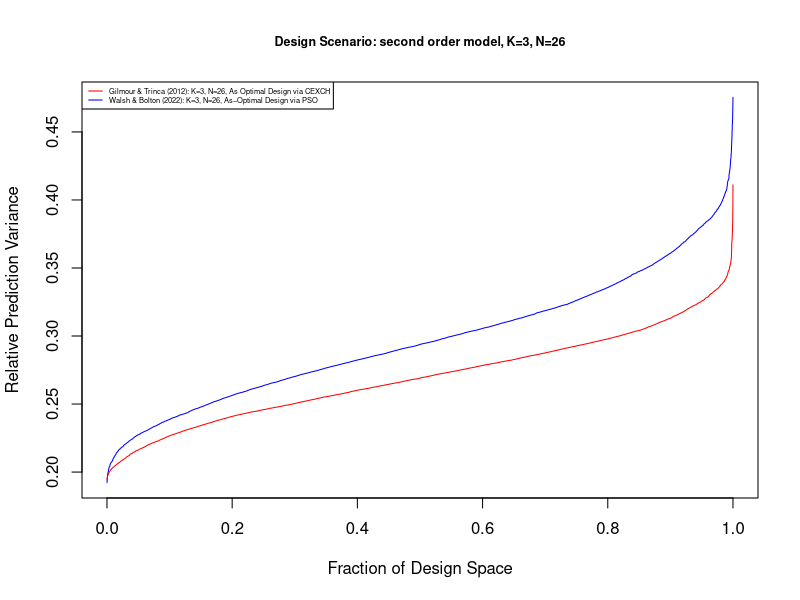

Generate this figure with R:
mMatrix <- function(X, model) {
  dimX <- dim(X)
  oneVector <- c(1)
  for (i in 1:(length(X[,1]) - 1)) {
    oneVector <- c(oneVector, 1)
  }
  if (length(X[1,]) == 1) {
    if (model == 1) {
      modelMatrix = cbind(oneVector, X)
    }
    else if (model == 2) {
      modelMatrix = cbind(oneVector, X)
    }
    else if (model == 3) {
      modelMatrix = cbind(oneVector, X,  X^2)
    }
  }
  else {
    if (model == 1) {
      modelMatrix = cbind(oneVector, X)
    }
    else if (model == 2) {
      int <- matrix(1,nrow=dimX[1],ncol=choose(dimX[2],2),byrow=TRUE)
      h = 1
      c = 2
      for (i in 1:(dimX[2]-1)) {
        for (j in i:(dimX[2]-1)) {
          inter = X[,i]*X[,c]
          int[,h] = inter
          h = h + 1
          if (c < dimX[2]) {
            c = c + 1
          }
          else{
            c = dimX[2]
          }
        }
        i = i + 1
        c = c - c + i + 1
      }
      modelMatrix <- cbind(oneVector, X, int)
    }
    else if (model == 3) {
      int <- matrix(1,nrow=dimX[1],ncol=choose(dimX[2],2),byrow=TRUE)
      h = 1
      c = 2
      for (i in 1:(dimX[2]-1)) {
        for (j in i:(dimX[2]-1)) {
          inter = X[,i]*X[,c]
          int[,h] <- inter
          h = h + 1
          if (c < dimX[2]) {
            c = c + 1
          }
          else{
            c = dimX[2]
          }
        }
        i = i + 1
        c = c - c + i + 1
      }
      modelMatrix <- cbind(oneVector, X, int, X^2)
    }
  }
  return(modelMatrix)
}

RPV <- function(X) { 
  pv <-c()
  f <- mMatrix(X, 3)
  for (x in 1:10000) {
    X1_new <-runif(1, min = -1, max = 1)
    X2_new <-runif(1, min = -1, max = 1)
    X3_new <-runif(1, min = -1, max = 1)
    X_new <- cbind(X1_new, X2_new, X3_new)
    F_new <- mMatrix(X_new, 3)
    predVar <- F_new%*%(solve(t(f)%*%f))%*%t(F_new)
    pv <- cbind(pv, predVar)
  }
  return (pv)
}
X1As <- c(0.059889624,	1,	-1,
          0.059889624,	1,	-1,
          1,	1,	-0.081687919,
          1,	-1,	1,
          1,	-1,	1,
          1,	1,	-1,
          1,	-1,	-1,
          1,	-1,	-1,
          -1,	-1,	1,
          -1,	-1,	1,
          -0.050160736,	-1,	-0.074919811,
          -0.050160736,	-1,	-0.074919811,
          0.058643552,	0.209629595,	1,
          0.058643552,	0.209629595,	1,
          -1,	1,	-0.079487217,
          1,	-0.012338577,	0.017572639,
          -1,	1,	1,
          -1,	1,	1,
          -1,	1,	-1,
          -1,	0.104859182,	-1,
          1,	1,	1,
          1,	1,	1,
          -1,	-0.155258365,	1,
          1,	0.079503096,	-1,
          -1,	-1,	-1,
          -1,	-1,	-1)
X1 <- matrix(X1As, nrow=26, ncol=3, byrow=TRUE)
randPredVar1WB <- RPV(X1)
SrandPredVar1WB <- sort(randPredVar1WB)
X1VGT <- c(-1, -1, -1, -1, -1, -1, -1, -1, 1,
           -1, 1, -1, -1, 1, -1, -1, 1, 1, 1, -1, -1,
           1, -1, -1, 1, -1, 1, 1, -1, 1, 1, 1, -1,
           1, 1, -1, 1, 1, 1, 1, 1, 1, -1, -1, 0,
           -1, 1, 0, -1, 0, 1, -1, 0, 1, 0, -1, 1,
           0, 1, 1, 1, 0, 0, 1, 0, 0, 0, -1, 0,
           0, 1, 0, 0, 0, -1, 0, 0, -1)
X1GT <- matrix(X1VGT, nrow=26, ncol=3, byrow=TRUE)
randPredVar1GT <- RPV(X1GT)
SrandPredVar1GT <- sort(randPredVar1GT)
plot(x=c(1:10000)/10000, y=SrandPredVar1WB, main = "Design Scenario: second order model, K=3, N=26", xlab="Fraction of Design Space",
     ylab = "Relative Prediction Variance", type = 'l', col='blue', cex.main=.75)
lines(x=c(1:10000)/10000, y=SrandPredVar1GT,col="red")
legend('topleft',inset=0,c("Gilmour & Trinca (2012): K=3, N=26, As Optimal Design via CEXCH", "Walsh & Bolton (2022): K=3, N=26, As−Optimal Design via PSO"),lty=1,col=c("red","blue"), cex = .45)
